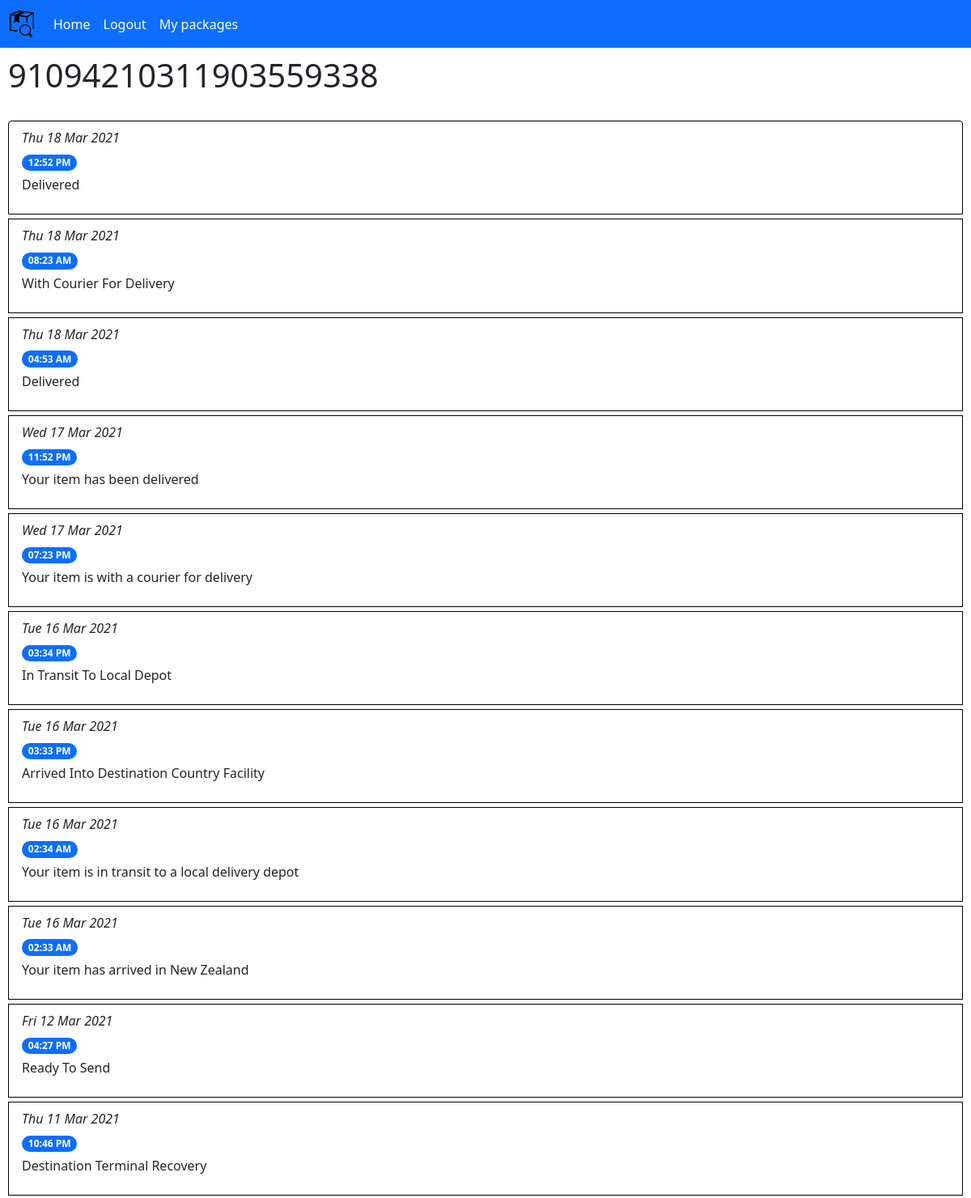
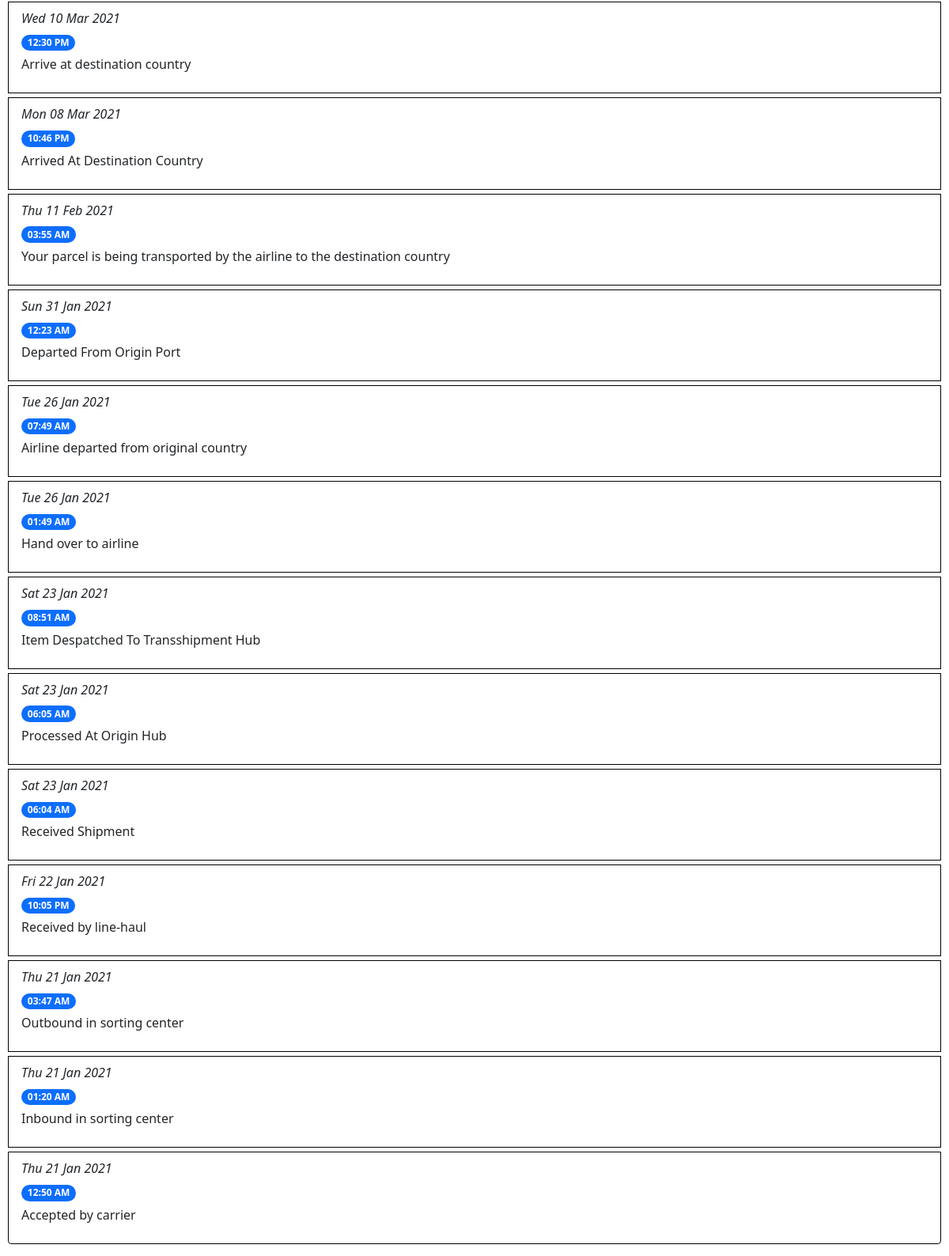
Screenshot of /packageDetails/1 (signed in) with the database file from the repository (2 pictures, top to bottom).
### tables this page shows
CREATE TABLE 'package_data' (
'id' INTEGER NOT NULL  PRIMARY KEY AUTOINCREMENT,
'package_id' INTEGER NOT NULL  REFERENCES 'packages' ('id'),
'date' TEXT(12) NOT NULL ,
'time' TEXT(8) NOT NULL ,
'data' TEXT NOT NULL 
);

### main.py (the view)
@app.route("/packageDetails/<int:packageID>")
@login_required
def viewPackage(packageID):
	packageData = packageHandler.getPackageData(packageID, session["userID"])
	if not packageData:
		flash("You are not tracking that package. Add it!", "primary")
		return redirect(url_for("packageList"))
	return render_template("packageData.html", packageData=packageData)

### main.py (called while the page is built)
def login_required(func):
	@wraps(func) # This decorator copies over function attributes like __name__, docstring etc. required by flask for some reason
	def wrapper(*args, **kwargs):
		if "userID" in session and session["userID"] > 0:
			return func(*args, **kwargs)
		else:
			flash("You need to log in to do that!", "danger")
			return redirect(url_for("login"))
	return wrapper

### packages.py (called while the page is built)
def createDBConnection(func):
	def wrapper(self, *args, **kwargs):
		with sqlite3.connect(self.dbPath) as con:
			self.con = con
			return func(self, *args, **kwargs)
	return wrapper

	@createDBConnection
	def getPackageData(self, packageID, userID):
		if self.isPackageAssociatedWithUser(packageID, userID) == False:
			return False
		cur = self.con.cursor() # Dictionary format cursor
		cur.row_factory = sqlite3.Row
		cur.execute("SELECT id, date, time, data FROM package_data WHERE package_id = ? UNION SELECT 0, COALESCE(title, trackingNumber) AS title, trackingNumber, NULL FROM packages WHERE id = ?", [packageID, packageID])
		result = cur.fetchall()
		cur.close()
		return result

	def isPackageAssociatedWithUser(self, packageID, userID):
		cur = self.con.cursor()
		cur.execute("SELECT id FROM packages WHERE user_id = ? AND id = ?", [userID, packageID])
		result = cur.fetchone()
		cur.close()
		if not result:
			return False
		return True

### templates/packageData.html (shortened to what this page needs)
{% from "includes/form_renderer.html" import render_form %}
{% extends "main_layout_container.html" %}
{% block body %}
	<div style="padding: 10px;">
		<h1>{{ packageData[0]["date"] }}</h1>
		<br>
		<ul class="list-group">
			{% if packageData|length < 2 %}
				<li class="list-group-item" style="border: 1px solid black; margin-bottom: 5px;">There is no tracking data for this package yet. Please try again in a few minutes.</li>
			{% else %}
				{% for data in packageData[1:] %}
					<li class="list-group-item" style="border: 1px solid black; margin-bottom: 5px;">
						<p class="fst-italic" style="margin-bottom: 5px;">{{ data["date"] }}</p>
						<span class="badge rounded-pill bg-primary">{{ data["time"] }}</span>
						<p style="margin-top: 5px;">{{ data["data"] }}</p>
					</li>
				{% endfor %}
			{% endif %}
		</ul>
	</div>
{% endblock %}

### templates/main_layout_container.html (shortened to what this page needs)
<!DOCTYPE html>
<html lang="en">
	<head>
		<link href="https://cdn.jsdelivr.net/npm/bootstrap@5.0.0-beta3/dist/css/bootstrap.min.css" rel="stylesheet">
	</head>
	<body>
		{% include "includes/navbar.html" %}
		{% block body %}
		{% endblock %}
	</body>
</html>

### templates/includes/navbar.html (shortened to what this page needs)
<nav class="navbar navbar-expand-lg navbar-dark bg-primary">
	<div class="container-fluid">
		<a class="navbar-brand" href="/">
			<img src="{{ url_for('static', filename='icon.png') }}" width="30" height="33">
		</a>
		<div class="collapse navbar-collapse" id="navbarSupportedContent">
			<ul class="navbar-nav me-auto mb-2 mb-lg-0">
				<li class="nav-item">
					<a class="nav-link" href="/"  style="color: white;">Home</a>
				</li>
				{% if session["userID"] %}
					<li class="nav-item">
						<a class="nav-link" href="/logout" style="color: white;">Logout</a>
					</li>
					<li class="nav-item">
						<a class="nav-link active" aria-current="page" href="/packageList" style="color: white;">My packages</a>
					</li>
				{% endif %}
			</ul>
		</div>
	</div>
</nav>

### rows the page displays
package_data: date "Thu 18 Mar 2021", time "12:52 PM", data "Delivered"
package_data: date "Thu 18 Mar 2021", time "08:23 AM", data "With Courier For Delivery"
package_data: date "Thu 18 Mar 2021", time "04:53 AM", data "Delivered"
package_data: date "Wed 17 Mar 2021", time "11:52 PM", data "Your item has been delivered"
package_data: date "Wed 17 Mar 2021", time "07:23 PM", data "Your item is with a courier for delivery"
package_data: date "Tue 16 Mar 2021", time "03:34 PM", data "In Transit To Local Depot"
package_data: date "Tue 16 Mar 2021", time "03:33 PM", data "Arrived Into Destination Country Facility"
package_data: date "Tue 16 Mar 2021", time "02:34 AM", data "Your item is in transit to a local delivery depot"
package_data: date "Tue 16 Mar 2021", time "02:33 AM", data "Your item has arrived in New Zealand"
package_data: date "Fri 12 Mar 2021", time "04:27 PM", data "Ready To Send"
package_data: date "Thu 11 Mar 2021", time "10:46 PM", data "Destination Terminal Recovery"
package_data: date "Wed 10 Mar 2021", time "12:30 PM", data "Arrive at destination country"
package_data: date "Mon 08 Mar 2021", time "10:46 PM", data "Arrived At Destination Country"
package_data: date "Thu 11 Feb 2021", time "03:55 AM", data "Your parcel is being transported by the airline to the destination country"
package_data: date "Sun 31 Jan 2021", time "12:23 AM", data "Departed From Origin Port"
package_data: date "Tue 26 Jan 2021", time "07:49 AM", data "Airline departed from original country"
package_data: date "Tue 26 Jan 2021", time "01:49 AM", data "Hand over to airline"
package_data: date "Sat 23 Jan 2021", time "08:51 AM", data "Item Despatched To Transshipment Hub"
package_data: date "Sat 23 Jan 2021", time "06:05 AM", data "Processed At Origin Hub"
package_data: date "Sat 23 Jan 2021", time "06:04 AM", data "Received Shipment"
package_data: date "Fri 22 Jan 2021", time "10:05 PM", data "Received by line-haul"
package_data: date "Thu 21 Jan 2021", time "03:47 AM", data "Outbound in sorting center"
package_data: date "Thu 21 Jan 2021", time "01:20 AM", data "Inbound in sorting center"
package_data: date "Thu 21 Jan 2021", time "12:50 AM", data "Accepted by carrier"

### other values shown
{{ packageData[0]["date"] }} "91094210311903559338"
